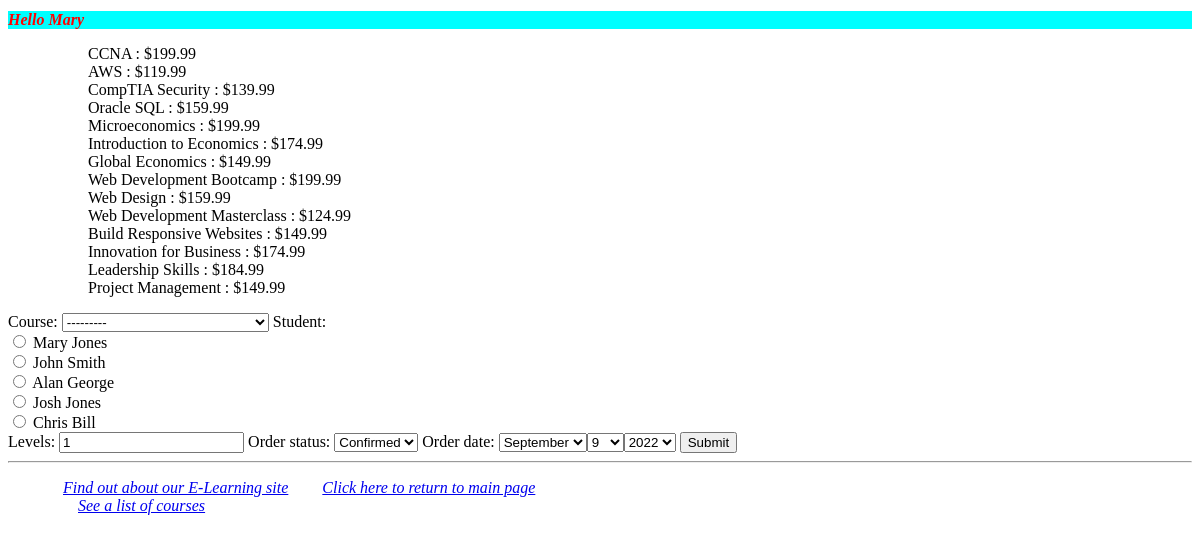
The page /myapp/place_order (signed in) on the database its author committed.
### myApp/models.py (models this page shows, shortened)
class Course(models.Model):
    topic = models.ForeignKey(Topic, related_name='courses', on_delete=models.CASCADE)
    name = models.CharField(max_length=200)
    price = models.DecimalField(max_digits=10, decimal_places=2)
    for_everyone = models.BooleanField(default=True)
    description = models.TextField(max_length=300, null=True, blank=True)
    interested = models.PositiveIntegerField(default=0)
    stages = models.PositiveIntegerField(default=3)
    def __str__(self):
        return self.name

### myApp/views.py (the view)
# urls.py: path(r'place_order', views.place_order, name='place_order'),
@login_required
def place_order(request):
    msg = ''
    courlist = Course.objects.all()
    if request.method == 'POST':
        form = OrderForm(request.POST)
        if form.is_valid():
            order = form.save(commit=False)
            if order.course.price > 150:
                order.course.discount()
            if order.levels <= order.course.stages:
                order.save()
                msg = 'Your course has been ordered successfully. '
            else:
                msg = 'You exceeded the number of levels for this course.'
            return render(request, 'myapp/order_response.html', {'msg': msg})
    else:
        form = OrderForm()
    return render(request, 'myapp/placeorder.html', {'form': form, 'msg': msg, 'courlist': courlist})

### myApp/forms.py
class OrderForm(forms.ModelForm):
    class Meta:
        model = Order
        fields = "__all__"
        widgets = {
            'student': forms.RadioSelect,
            'order_date': forms.SelectDateWidget
        }

### myApp/models.py (called while the page is built)
    def __str__(self):
        return self.first_name + " " + self.last_name

### templates/myApp/placeorder.html (shortened to what this page needs)
{% extends 'myApp/base.html' %}
{% block myhdg %}
    Hello {{ request.user.first_name }}
{% endblock %}
{% block body_block %}
      {% if courlist %}
        <ul>
        {% for course in courlist %}
            <ul> {{ course.name }}  : ${{ course.price }}</ul>
        {% endfor %}
        </ul>
    {% else %}
        <p> There are no courses available this time. </p>
    {% endif %}
<form action="/myapp/place_order" method="post">
    {{ form }}
    <input type="submit" value="Submit" />
</form>
{% endblock %}

### rows shown on the page
Course: name "CCNA", price "199.99"
Course: name "AWS", price "119.99"
Course: name "CompTIA Security", price "139.99"
Course: name "Oracle SQL", price "159.99"
Course: name "Microeconomics", price "199.99"
Course: name "Introduction to Economics", price "174.99"
Course: name "Global Economics", price "149.99"
Course: name "Web Development Bootcamp", price "199.99"
Course: name "Web Design", price "159.99"
Course: name "Web Development Masterclass", price "124.99"
Course: name "Build Responsive Websites", price "149.99"
Course: name "Innovation for Business", price "174.99"
Course: name "Leadership Skills", price "184.99"
Course: name "Project Management", price "149.99"

### other values the page prints
{{ request.user.first_name }} "Mary"
